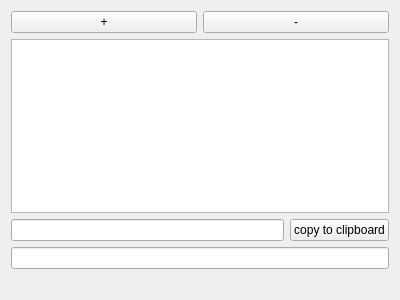
<?xml version="1.0" encoding="UTF-8"?>
<ui version="4.0">
 <class>ImageDisplay</class>
 <widget class="QWidget" name="ImageDisplay">
  <property name="geometry">
   <rect>
    <x>0</x>
    <y>0</y>
    <width>400</width>
    <height>300</height>
   </rect>
  </property>
  <property name="windowTitle">
   <string>Form</string>
  </property>
  <layout class="QVBoxLayout" name="verticalLayout">
   <item>
    <layout class="QHBoxLayout" name="horizontalLayout">
     <item>
      <widget class="QPushButton" name="pushButtonZoomIn">
       <property name="text">
        <string>+</string>
       </property>
      </widget>
     </item>
     <item>
      <widget class="QPushButton" name="pushButtonZoomOut">
       <property name="text">
        <string>-</string>
       </property>
      </widget>
     </item>
    </layout>
   </item>
   <item>
    <widget class="QGraphicsView" name="graphicsView"/>
   </item>
   <item>
    <layout class="QHBoxLayout" name="horizontalLayout_2">
     <item>
      <widget class="QLineEdit" name="lineEdit"/>
     </item>
     <item>
      <widget class="QPushButton" name="pushButton">
       <property name="text">
        <string>copy to clipboard</string>
       </property>
      </widget>
     </item>
    </layout>
   </item>
   <item>
    <widget class="QLineEdit" name="lineEditInformation"/>
   </item>
   <item>
    <widget class="QLabel" name="label">
     <property name="text">
      <string/>
     </property>
    </widget>
   </item>
  </layout>
 </widget>
 <resources/>
 <connections/>
</ui>
